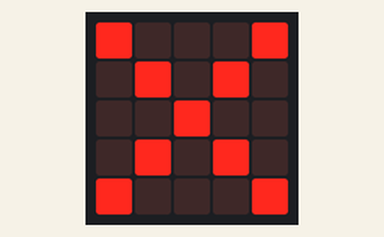
Recording of a program running on a simulated BBC micro:bit (MakeCode). On the bench: the board's 5×5 LED display.

Above: at 0.1 s.
At 1.5 s:
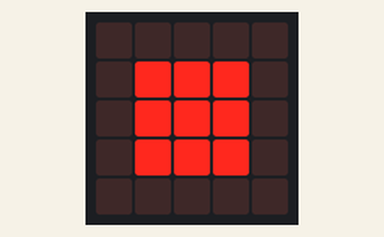
At 2.9 s:
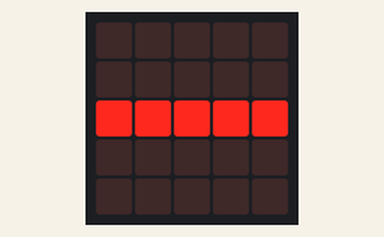

Measured:
- by itself, everything shown: repeats every 4.2 s, in 3 steps
- what the display in image 1 shows lasts 1.4 s, from 1.4 s to 2.8 s

The program:

Demo_Schere-Stein-Papier.py
```python
def on_forever():
    basic.show_leds("""
        # . . . #
        . # . # .
        . . # . .
        . # . # .
        # . . . #
        """)
    basic.pause(1000)
    basic.show_leds("""
        . . . . .
        . # # # .
        . # # # .
        . # # # .
        . . . . .
        """)
    basic.pause(1000)
    basic.show_leds("""
        . . . . .
        . . . . .
        # # # # #
        . . . . .
        . . . . .
        """)
    basic.pause(1000)
basic.forever(on_forever)
```
